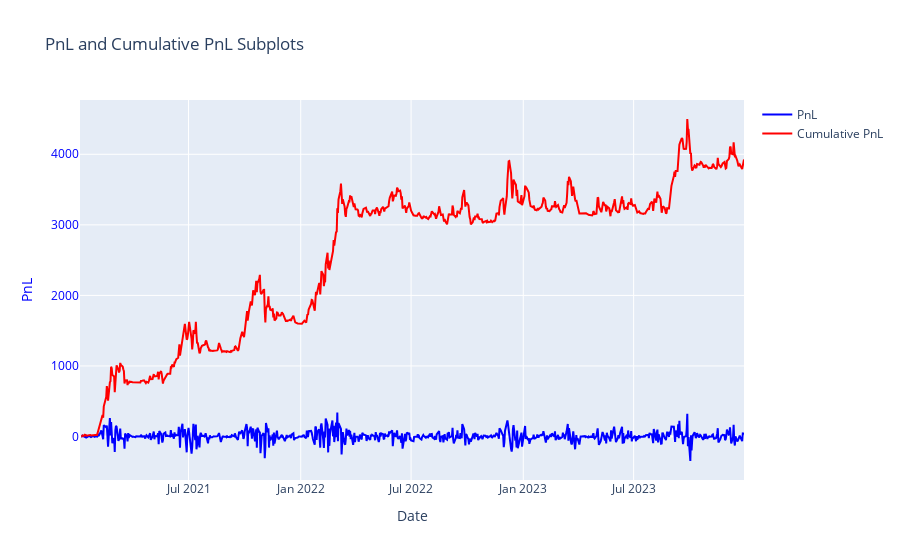

Write notebook code for a chart like this one.
### Code cell
import plotly.graph_objects as go

def plot_pnl_subplots(pnl):
    """
    Plot pnl and cumulative pnl in separate subplots.

    :param pnl: PnL data.
    :param cumulative_pnl: Cumulative PnL data.
    """
    cumulative_pnl=pnl.cumsum()
    # Create figure with subplots
    fig = go.Figure()

    # Add trace for PnL
    fig.add_trace(go.Scatter(x=pnl.index, y=pnl, mode='lines', name='PnL', line=dict(color='blue')))

    # Add trace for Cumulative PnL
    fig.add_trace(go.Scatter(x=cumulative_pnl.index, y=cumulative_pnl, mode='lines', name='Cumulative PnL', line=dict(color='red')))

    # Update layout for subplot
    fig.update_layout(title='PnL and Cumulative PnL Subplots',
                      xaxis_title='Date',
                      yaxis_title='PnL',
                      yaxis=dict(title='PnL', color='blue'),
                      yaxis2=dict(title='Cumulative PnL', overlaying='y', side='right', color='red'))

    # Show plot
    fig.show()

# Call the function with your pnl and cumulative pnl data
plot_pnl_subplots(pnl)

### Figure 1 — Plotly figure (JSON) as saved in the notebook; plotly's stock layout.template omitted (floating-point values rounded to 4 significant figures; data arrays with more than 128 entries replaced by an {"elided": "..."} marker saying what was removed)
{"data": [{"line": {"color": "blue"}, "mode": "lines", "name": "PnL", "type": "scatter", "x": {"elided": "753 str values"}, "y": {"elided": "753 float values"}}, {"line": {"color": "red"}, "mode": "lines", "name": "Cumulative PnL", "type": "scatter", "x": {"elided": "753 str values"}, "y": {"elided": "753 float values"}}], "layout": {"title": {"text": "PnL and Cumulative PnL Subplots"}, "xaxis": {"title": {"text": "Date"}}, "yaxis": {"color": "blue", "title": {"text": "PnL"}}, "yaxis2": {"color": "red", "overlaying": "y", "side": "right", "title": {"text": "Cumulative PnL"}}}}
